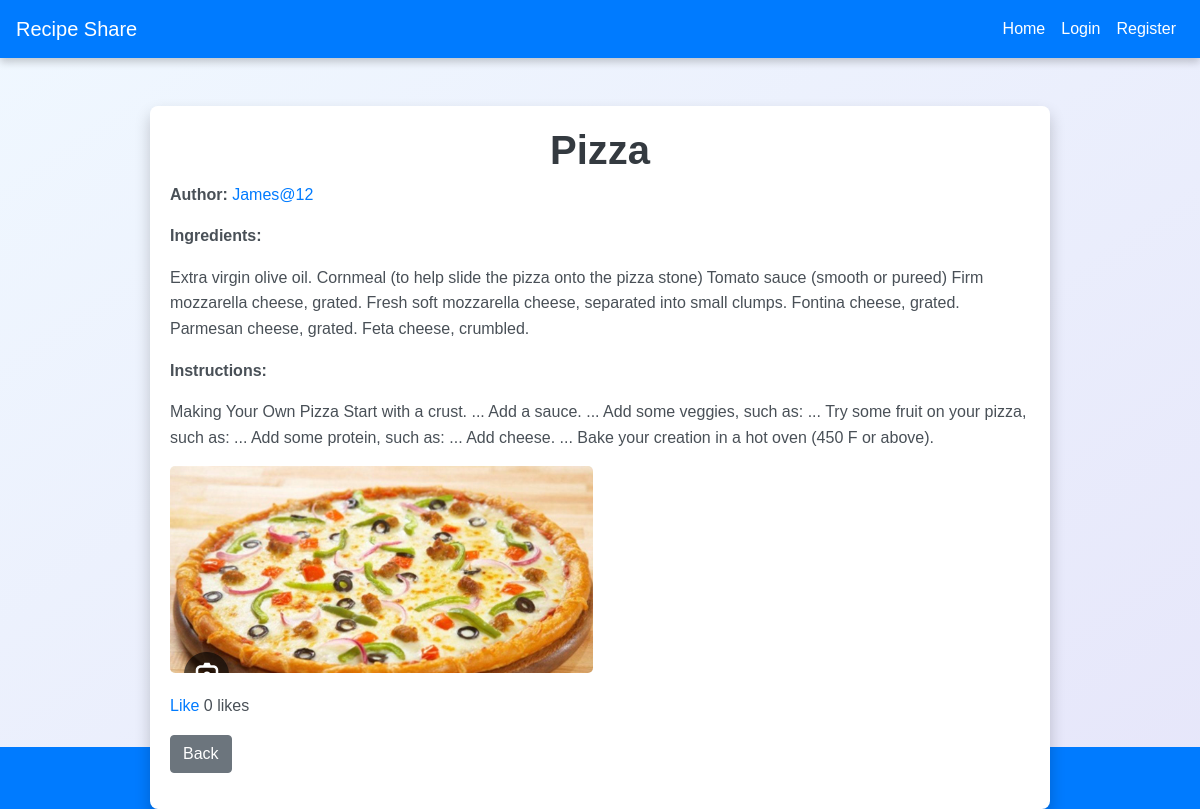
The app's page /recipe/2/ with its own data.
### app/models.py (models this page shows, shortened)
class Recipe(models.Model):
    title = models.CharField(max_length=100)
    ingredients = models.TextField()
    instructions = models.TextField()
    image = models.ImageField(upload_to='images/')
    author = models.ForeignKey(User, on_delete=models.CASCADE)
    created_at = models.DateTimeField(auto_now_add=True)
    likes = models.ManyToManyField(User, related_name='recipe_likes', blank=True)
    def total_likes(self):
        return self.likes.count()

### app/views.py (the view)
# urls.py: path('recipe/<int:recipe_id>/', views.view_recipe, name='view_recipe'),
def view_recipe(request, recipe_id):
    recipe = get_object_or_404(Recipe, id=recipe_id)
    return render(request, 'app/view_recipe.html', {'recipe': recipe})

### app/templates/app/view_recipe.html (shortened to what this page needs)
{% extends 'app/base.html' %}
{% block content %}
    <div class="recipe-detail">
        <h1>{{ recipe.title }}</h1>
        <p><strong>Author:</strong> <a href="{% url 'view_user' recipe.author.id %}">{{ recipe.author }}</a></p>
        <p><strong>Ingredients:</strong></p>
        <p>{{ recipe.ingredients }}</p>
        <p><strong>Instructions:</strong></p>
        <p>{{ recipe.instructions }}</p>
        {% if recipe.image %}
            <img src="{{ recipe.image.url }}" alt="{{ recipe.title }}">
        {% else %}
            <p>No image available</p>
        {% endif %}
        <p>
            <a href="{% url 'like_recipe' recipe.id %}">{% if user in recipe.likes.all %}Unlike{% else %}Like{% endif %}</a>
            {{ recipe.total_likes }} likes
        </p>
        <p>
            <a href="javascript:history.back()" class="btn btn-secondary">Back</a>
        </p>
    </div>
{% endblock %}

### app/templates/app/base.html (shortened to what this page needs)
<!DOCTYPE html>
<html lang="en">
<head>
    {% load static %}
    <link rel="stylesheet" href="https://maxcdn.bootstrapcdn.com/bootstrap/4.5.2/css/bootstrap.min.css">
    <link rel="stylesheet" href="{% static 'css/styles.css' %}">
</head>
<body>
    <nav class="navbar navbar-expand-lg">
        <a class="navbar-brand" href="{% url 'index' %}">Recipe Share</a>
        <div class="collapse navbar-collapse" id="navbarNav">
            <ul class="navbar-nav ml-auto">
                <li class="nav-item">
                    <a class="nav-link" href="{% url 'index' %}">Home</a>
                </li>
                {% if user.is_authenticated %}
                    <li class="nav-item">
                        <a class="nav-link" href="{% url 'view_user' user.id %}">{{ user.username }}</a>
                    </li>
                    <li class="nav-item">
                        <a class="nav-link" href="{% url 'logout' %}">Logout</a>
                    </li>
                {% else %}
                    <li class="nav-item">
                        <a class="nav-link" href="{% url 'login' %}">Login</a>
                    </li>
                    <li class="nav-item">
                        <a class="nav-link" href="{% url 'register' %}">Register</a>
                    </li>
                {% endif %}
            </ul>
        </div>
    </nav>
    <div class="container mt-5">
        {% block content %}
        {% endblock %}
    </div>
    <footer>
        <p>&copy; 2024 Recipe Share. All rights reserved.</p>
    </footer>
</body>
</html>

### app/static/css/styles.css (style rules this page uses)
body { font-family: 'Arial', sans-serif; background: linear-gradient(to bottom right, #f0f8ff, #e6e6fa); margin: 0; padding: 0; }
.navbar { margin-bottom: 20px; background-color: #007bff !important; box-shadow: 0 4px 8px rgba(0, 0, 0, 0.2); }
.navbar-brand, .nav-link { color: #ffffff !important; }
.container { max-width: 900px; margin: 0 auto; padding: 20px; background-color: #ffffff; border-radius: 8px; box-shadow: 0 8px 16px rgba(0, 0, 0, 0.2); position: relative; z-index: 1; }
h1, h2 { color: #343a40; font-weight: bold; text-align: center; }
p, ul { color: #495057; line-height: 1.6; }
.btn-secondary { background-color: #6c757d; border-color: #6c757d; transition: background-color 0.3s, border-color 0.3s; }
a { color: #007bff; text-decoration: none; transition: color 0.3s; }
img { max-width: 100%; height: auto; border-radius: 5px; margin-bottom: 20px; }
footer { background-color: #007bff; color: #ffffff; padding: 10px 0; text-align: center; position: fixed; width: 100%; bottom: 0; left: 0; border-top: none; box-shadow: none; }

### records on screen
Recipe: title "Pizza", author "James@12", ingredients "Extra virgin olive oil. Cornmeal (to help slide the pizza onto the pizza stone) Tomato sauce (smooth or pureed) Firm mozzarella cheese, grated. Fresh soft mozzarella cheese, separated into small clumps. Fontina cheese, grated. Parmesan cheese, grated. Feta cheese, crumbled.", instructions "Making Your Own Pizza Start with a crust. ... Add a sauce. ... Add some veggies, such as: ... Try some fruit on your pizza, such as: ... Add some protein, such as: ... Add cheese. ... Bake your creation in a hot oven (450 F or above).", image (picture), total_likes "0"
